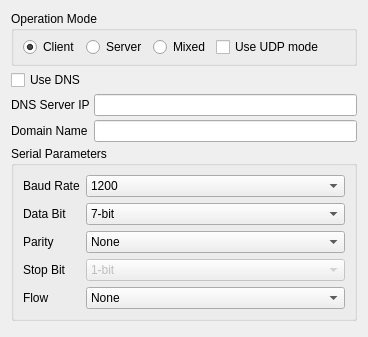
               <widget class="QWidget" name="wiz1x0_col_mid">
                <attribute name="title"><string>Mode &amp; Serial</string></attribute>
               <layout class="QVBoxLayout" name="vbox_wiz1x0_mid">
               <property name="spacing"><number>4</number></property>
               <item>
                <widget class="QGroupBox" name="grp_wiz1x0_opmode">
                 <property name="title"><string>Operation Mode</string></property>
                 <property name="maximumSize"><size><width>16777215</width><height>55</height></size></property>
                 <layout class="QHBoxLayout" name="hbox_wiz1x0_opmode">
                  <item><widget class="QRadioButton" name="wiz1x0_op_client"><property name="text"><string>Client</string></property><property name="checked"><bool>true</bool></property></widget></item>
                  <item><widget class="QRadioButton" name="wiz1x0_op_server"><property name="text"><string>Server</string></property></widget></item>
                  <item><widget class="QRadioButton" name="wiz1x0_op_mixed"><property name="text"><string>Mixed</string></property></widget></item>
                  <item><widget class="QCheckBox" name="wiz1x0_udp"><property name="text"><string>Use UDP mode</string></property></widget></item>
                  <item><spacer><property name="orientation"><enum>Qt::Horizontal</enum></property><property name="sizeHint" stdset="0"><size><width>20</width><height>20</height></size></property></spacer></item>
                 </layout>
                </widget>
               </item>
               <item>
               <layout class="QGridLayout" name="gridLayout_wiz1x0_dns">
                 <property name="verticalSpacing"><number>4</number></property>
                 <item row="0" column="0"><widget class="QCheckBox" name="wiz1x0_dns_enable"><property name="text"><string>Use DNS</string></property></widget></item>
                 <item row="1" column="0"><widget class="QLabel" name="lbl_wiz1x0_dns_ip"><property name="text"><string>DNS Server IP</string></property></widget></item>
                 <item row="1" column="1"><widget class="QLineEdit" name="wiz1x0_dns_ip"/></item>
                 <item row="2" column="0"><widget class="QLabel" name="lbl_wiz1x0_domain"><property name="text"><string>Domain Name</string></property></widget></item>
                 <item row="2" column="1"><widget class="QLineEdit" name="wiz1x0_domain"/></item>
                </layout>
               </item>
               <item>
                <widget class="QGroupBox" name="grp_wiz1x0_serial_params">
                 <property name="title"><string>Serial Parameters</string></property>
                 <layout class="QFormLayout" name="form_wiz1x0_serial">
                  <item row="0" column="0"><widget class="QLabel" name="lbl_wiz1x0_baud"><property name="text"><string>Baud Rate</string></property></widget></item>
                  <item row="0" column="1">
                   <widget class="QComboBox" name="wiz1x0_baud">
                    <item><property name="text"><string>1200</string></property></item>
                    <item><property name="text"><string>2400</string></property></item>
                    <item><property name="text"><string>4800</string></property></item>
                    <item><property name="text"><string>9600</string></property></item>
                    <item><property name="text"><string>19200</string></property></item>
                    <item><property name="text"><string>38400</string></property></item>
                    <item><property name="text"><string>57600</string></property></item>
                    <item><property name="text"><string>115200</string></property></item>
                    <item><property name="text"><string>230400</string></property></item>
                   </widget>
                  </item>
                  <item row="1" column="0"><widget class="QLabel" name="lbl_wiz1x0_databit"><property name="text"><string>Data Bit</string></property></widget></item>
                  <item row="1" column="1">
                   <widget class="QComboBox" name="wiz1x0_databit">
                    <item><property name="text"><string>7-bit</string></property></item>
                    <item><property name="text"><string>8-bit</string></property></item>
                   </widget>
                  </item>
                  <item row="2" column="0"><widget class="QLabel" name="lbl_wiz1x0_parity"><property name="text"><string>Parity</string></property></widget></item>
                  <item row="2" column="1">
                   <widget class="QComboBox" name="wiz1x0_parity">
                    <item><property name="text"><string>None</string></property></item>
                    <item><property name="text"><string>Odd</string></property></item>
                    <item><property name="text"><string>Even</string></property></item>
                   </widget>
                  </item>
                  <item row="3" column="0"><widget class="QLabel" name="lbl_wiz1x0_stopbit"><property name="text"><string>Stop Bit</string></property></widget></item>
                  <item row="3" column="1">
                   <widget class="QComboBox" name="wiz1x0_stopbit">
                    <property name="enabled"><bool>false</bool></property>
                    <item><property name="text"><string>1-bit</string></property></item>
                   </widget>
                  </item>
                  <item row="4" column="0"><widget class="QLabel" name="lbl_wiz1x0_flow"><property name="text"><string>Flow</string></property></widget></item>
                  <item row="4" column="1">
                   <widget class="QComboBox" name="wiz1x0_flow">
                    <item><property name="text"><string>None</string></property></item>
                    <item><property name="text"><string>Xon/Xoff</string></property></item>
                    <item><property name="text"><string>CTS/RTS</string></property></item>
                   </widget>
                  </item>
                 </layout>
                </widget>
               </item>
               <item><spacer><property name="orientation"><enum>Qt::Vertical</enum></property><property name="sizeHint" stdset="0"><size><width>20</width><height>5</height></size></property></spacer></item>
              </layout>
               </widget>
